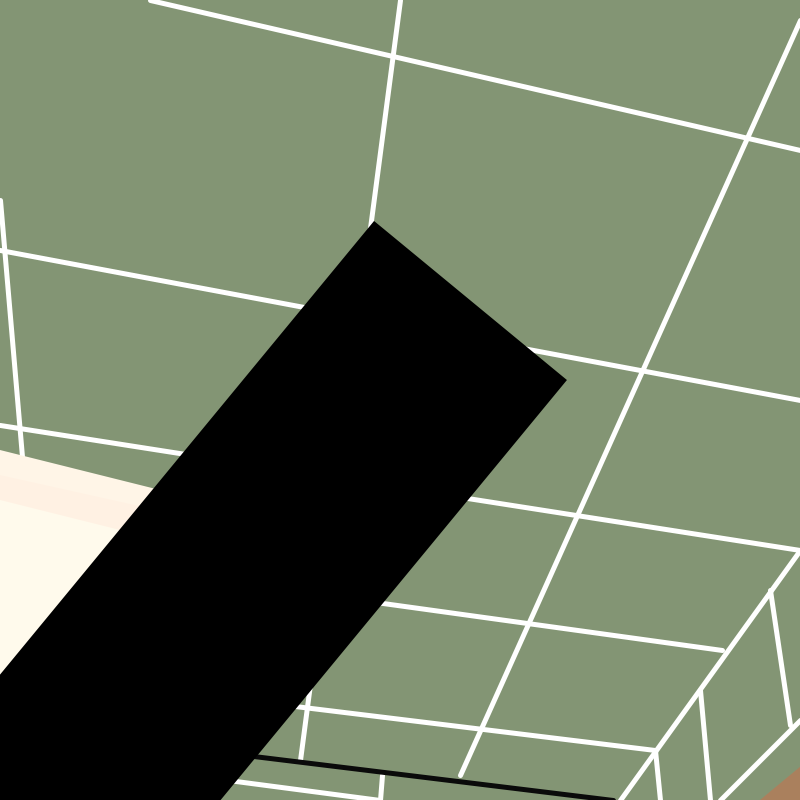
Frame 1 (no input)
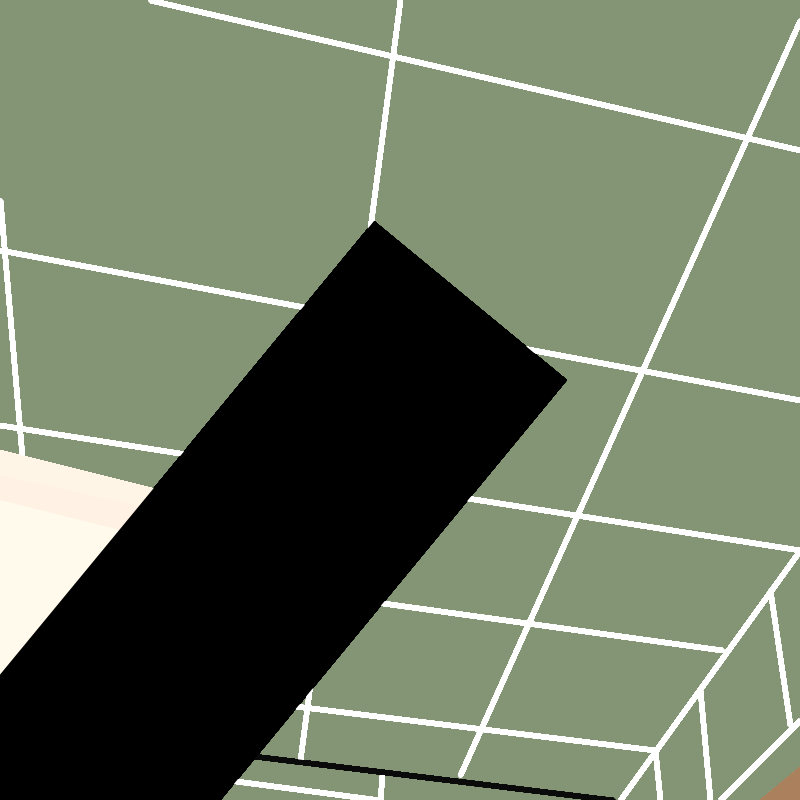
Frame 60 (the mouse pressed at the canvas centre just before this capture)
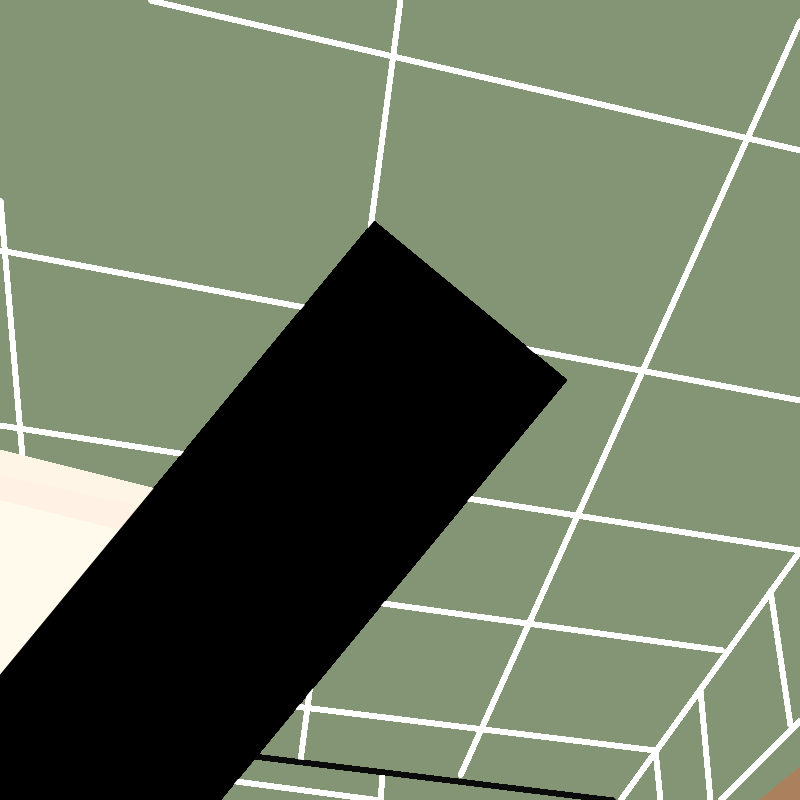
Frame 120 (the mouse held since frame 60 and released just before this capture)

The Processing sketch that drew these frames (run headless with seeded random() and noise(); from frame 60 on, the mouse is pressed at the canvas centre):

// Processing sketch: sketch_240903d
// ── sketch_240903d.pde
// The replica piece IS an album cover named "No Love Deep Web" by Death Grips. Most versions of the image are censord yet some are uncensord therefore I advise not to directly search the album up.

void setup(){
  size(800, 800);
  background(#839574);
}

void draw(){
  // wall vertical lines
  stroke(255);
  strokeWeight(5);
  line(400, 0, 300, 760);
  line(0, 200, 45, 725);
  line(800, 20, 460, 775);
  line(800, 550, 620, 800);
  line(720, 800, 800, 720);
  
  //wall horizontal lines
  stroke(255);
  strokeWeight(5);
  line(150, 0, 800, 150);
  line(0, 250, 800, 400);
  line(0, 425, 800, 550);
  line(0, 550, 722, 650);
//line(0, 615, 693, 700); (Appeared more appealing hiding these lines)
  line(0, 670, 655, 750);
//line(0, 490, 765, 600); (Appeared more appealing hiding these lines)
  
  //wall vertical lines 2
  stroke(255);
  line(770, 590, 790, 725);
  line(700, 690, 710, 800);
  line(655, 750, 660, 800);
  
  line(380, 800, 382, 775);
  line(380, 800, 0, 750);
  
  stroke(10);
  line(0, 725, 613, 800);
  
  //lighting
  noStroke();
  fill(#FFF5E7);
  triangle(0, 450, 0, 575, 200, 500);
  fill(#FFF1E3);
  triangle(0, 475, 0, 700, 225, 525);
  fill(#FFFAEC);
  triangle(0, 500, 0, 726, 200, 550);
  
  fill(#AA805D);
  noStroke();
  triangle(880, 880, 1724, 0, 760, 800);
  
  // censor bar
  stroke(0);
  strokeWeight(250);
  strokeCap(SQUARE);
  line(0,870,470, 300);
  
  save("ReplicaPiece.png");
}
